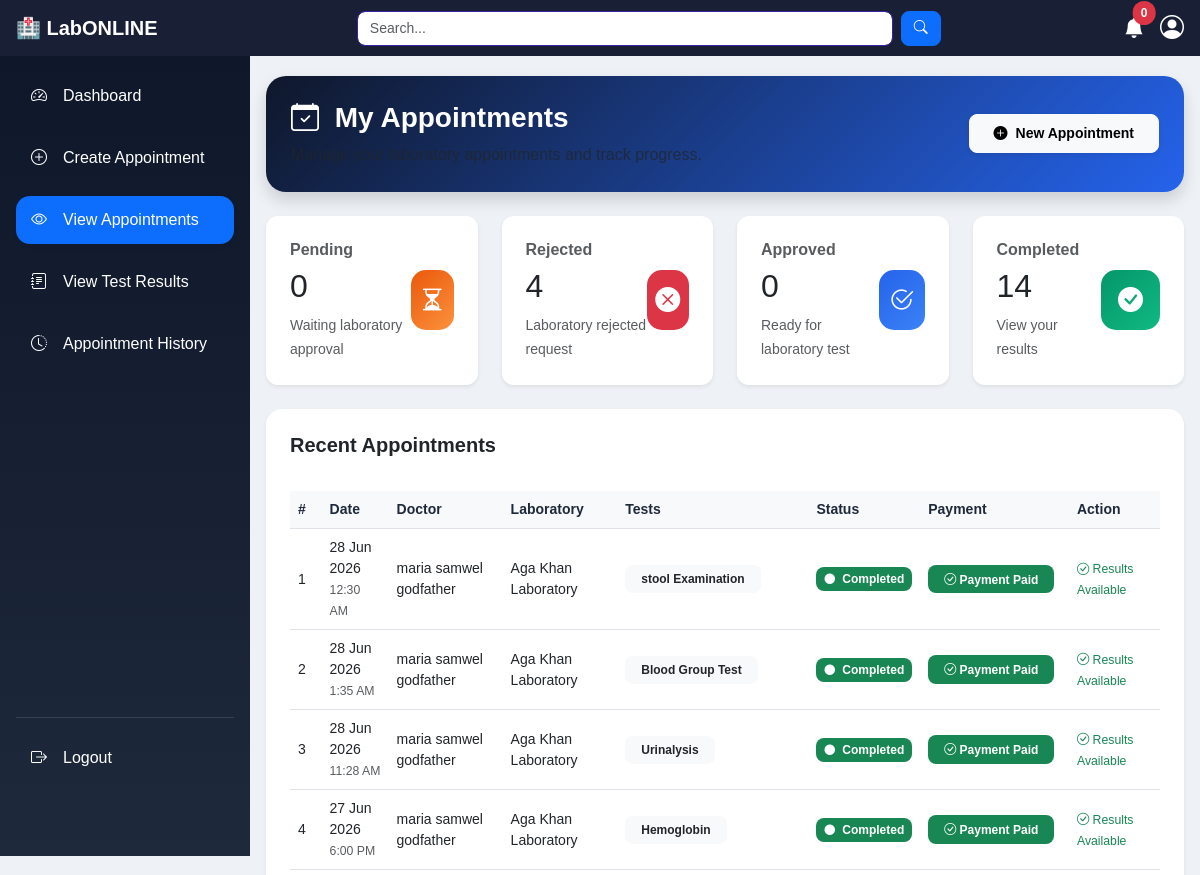
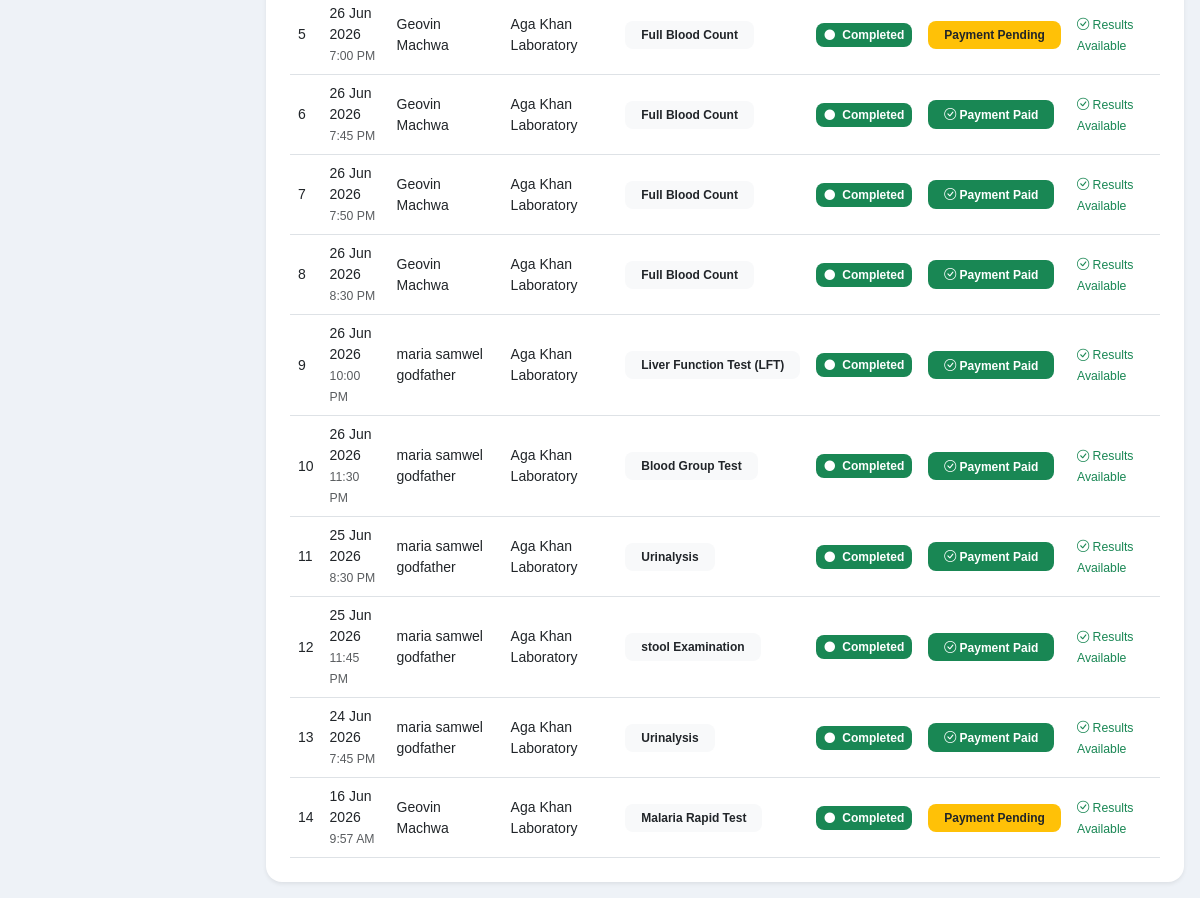
The app's page /patient/dashboard.php?page=view_appointments (signed in) with its own data (2 pictures, top to bottom).
### tables this page shows
CREATE TABLE `appointments` (
  `id` int(11) NOT NULL,
  `rebooked_from_id` int(11) DEFAULT NULL,
  `patient_id` int(11) DEFAULT NULL,
  `doctor_id` int(11) DEFAULT NULL,
  `laboratory_id` int(11) DEFAULT NULL,
  `appointment_date` date DEFAULT NULL,
  `appointment_time` time DEFAULT NULL,
  `type` enum('lab_test','consultation') DEFAULT NULL,
  `sample_collection` enum('home','lab') DEFAULT NULL,
  `address` text DEFAULT NULL,
  `notes` text DEFAULT NULL,
  `status` enum('pending','paid','approved','rejected','completed','cancelled') DEFAULT 'pending',
  `priority` enum('normal','urgent') NOT NULL DEFAULT 'normal',
  `created_at` timestamp NOT NULL DEFAULT current_timestamp(),
  `rejection_reason` text DEFAULT NULL
);

CREATE TABLE `users` (
  `id` int(11) NOT NULL,
  `full_name` varchar(100) NOT NULL,
  `email` varchar(100) NOT NULL,
  `phone_number` varchar(20) NOT NULL,
  `password` varchar(255) NOT NULL,
  `role` enum('admin','doctor','patient','labo') NOT NULL,
  `profile_image` varchar(255) NOT NULL DEFAULT 'assets/images/default.jpg',
  `status` enum('pending','active','inactive','blocked') DEFAULT 'pending',
  `last_login` timestamp NULL DEFAULT NULL,
  `created_at` timestamp NOT NULL DEFAULT current_timestamp(),
  `updated_at` timestamp NOT NULL DEFAULT current_timestamp() ON UPDATE current_timestamp()
);

CREATE TABLE `laboratories` (
  `id` int(11) NOT NULL,
  `labo_name` varchar(100) NOT NULL,
  `labo_address` text NOT NULL,
  `location` varchar(255) NOT NULL,
  `available_tests` text DEFAULT NULL,
  `user_id` int(11) NOT NULL
);

### patient/dashboard.php (called while the page is built, shortened)
<?php
include "../shared/layout.php";
?>

### includes/session_user.php (called while the page is built, shortened)
<?php
function getCurrentUserId(): int
{
    return (int) ($_SESSION['user_id'] ?? 0);
}

### repositories/AppointmentRepository.php (called while the page is built, shortened)
<?php
class AppointmentRepository
{
    private mysqli $conn;
    public function __construct(mysqli $conn)
    {
        $this->conn = $conn;
    }
    public function getByPatientId(int $patientUserId): array
{
    $stmt=$this->conn->prepare(
    "SELECT a.*,
    d.full_name AS doctor_name,
    l.labo_name,
    p.payment_status
    FROM appointments a
    LEFT JOIN users d
    ON d.id=a.doctor_id
    LEFT JOIN laboratories l
    ON l.id=a.laboratory_id
    LEFT JOIN payments p
    ON p.appointment_id=a.id
    WHERE a.patient_id=?
    AND NOT EXISTS (
        SELECT 1
        FROM appointments r
        WHERE r.rebooked_from_id = a.id
    )
    ORDER BY
    a.appointment_date DESC"
    );
    $stmt->bind_param(
        'i',
        $patientUserId
    );
    $stmt->execute();
    return $stmt->get_result()
    ->fetch_all(MYSQLI_ASSOC);
}
    public function countByPatientAndStatus(
        int $patientId,
        string $status
    ): int
    {
        $stmt=$this->conn->prepare(
            "SELECT COUNT(*) AS total
             FROM appointments
             WHERE patient_id=?
             AND status=?"
        );
        $stmt->bind_param(
            'is',
            $patientId,
            $status
        );
        $stmt->execute();
        $row=$stmt->get_result()->fetch_assoc();
        return (int)($row['total'] ?? 0);
    }
}

### includes/helpers.php (called while the page is built, shortened)
<?php
function e(?string $value): string
{
    return htmlspecialchars((string) $value, ENT_QUOTES, 'UTF-8');
}
function formatDate(?string $date): string
{
    return date('d M Y', strtotime($date));
}
function formatTime(?string $time): string
{
    return date('g:i A', strtotime($time));
}
function statusBadge(string $status): string
{
    $map = [
        'pending'   => 'bg-warning text-dark',
        'approved'  => 'bg-primary',
        'completed' => 'bg-success',
        'cancelled' => 'bg-secondary',
        'active'    => 'bg-success',
        'inactive'  => 'bg-secondary',
        'blocked'   => 'bg-danger',
        'uploaded'  => 'bg-info',
        'reviewed'  => 'bg-success',
    ];
    return $map[$status] ?? 'bg-secondary';
}

### repositories/LabTestRepository.php (called while the page is built, shortened)
<?php
class LabTestRepository
{
    private mysqli $conn;
    public function __construct(mysqli $conn)
    {
        $this->conn = $conn;
    }
    public function getNamesByAppointmentId(int $appointmentId): string
    {
        $sql = "SELECT GROUP_CONCAT(lt.test_name SEPARATOR ', ') AS names
                FROM appointment_tests at
                JOIN lab_tests lt ON lt.id = at.test_id
                WHERE at.appointment_id = ?";
        $stmt = $this->conn->prepare($sql);
        $stmt->bind_param('i', $appointmentId);
        $stmt->execute();
        $row = $stmt->get_result()->fetch_assoc();
        return $row['names'] ?? '-';
    }
}

### repositories/paymentRepository.php (called while the page is built, shortened)
<?php
class PaymentRepository
{
    private mysqli $conn;
    public function __construct(mysqli $conn)
    {
        $this->conn = $conn;
    }
    public function getByAppointmentId(int $appointmentId)
    {
        $sql = "
            SELECT *
            FROM payments
            WHERE appointment_id = ?
            LIMIT 1
        ";
        $stmt = $this->conn->prepare($sql);
        $stmt->bind_param(
            "i",
            $appointmentId
        );
        $stmt->execute();
        $result = $stmt->get_result();
        return $result->fetch_assoc();
    }
}

### patient/content/view_appointments.php (the view, shortened to what this page needs)
<?php
$appointmentRepo = new AppointmentRepository($conn);
$labTestRepo = new LabTestRepository($conn);
$paymentRepo = new PaymentRepository($conn);
$patientId = getCurrentUserId();
$appointments = $appointmentRepo->getByPatientId($patientId);
$pendingCount = $appointmentRepo->countByPatientAndStatus($patientId,'pending');
$approvedCount = $appointmentRepo->countByPatientAndStatus($patientId,'approved');
$completedCount = $appointmentRepo->countByPatientAndStatus($patientId,'completed');
$rejectedCount = $appointmentRepo->countByPatientAndStatus($patientId,'rejected');
?>
<div class="page-header shadow mb-4">
    <div class="d-flex justify-content-between align-items-center flex-wrap">
        <div>
            <h3>
                <i class="bi bi-calendar-check me-2"></i>
                My Appointments
            </h3>
            <p class="text-muted mb-0">
                Manage your laboratory appointments and track progress.
            </p>
        </div>
        <a href="?page=create_appointment"
            class="btn btn-light btn-lg px-4 py-2 shadow-sm fw-bold d-inline-flex align-items-center">
            <i class="bi bi-plus-circle-fill me-2"></i>
            New Appointment
        </a>
    </div>
</div>
<div class="row g-4 mb-4">
    <div class="col-md-3">
        <div class="card stats-card shadow-sm p-4">
            <div class="d-flex justify-content-between align-items-center">
                <div>
                    <h6 class="text-muted">
                        Pending
                    </h6>
                    <h2>
                        <?= $pendingCount ?>
                    </h2>
                    <small class="text-muted">
                        Waiting laboratory approval
                    </small>
                </div>
                <div class="icon-box bg-orange">
                    <i class="bi bi-hourglass-split"></i>
                </div>
            </div>
        </div>
    </div>
    <div class="col-md-3">
        <div class="card stats-card shadow-sm p-4">
            <div class="d-flex justify-content-between align-items-center">
                <div>
                    <h6 class="text-muted">
                        Rejected
                    </h6>
                    <h2>
                        <?= $rejectedCount ?>
                    </h2>
                    <small class="text-muted">
                        Laboratory rejected request
                    </small>
                </div>
                <div class="icon-box bg-danger">
                    <i class="bi bi-x-circle-fill"></i>
                </div>
            </div>
        </div>
    </div>
    <div class="col-md-3">
        <div class="card stats-card shadow-sm p-4">
            <div class="d-flex justify-content-between align-items-center">
                <div>
                    <h6 class="text-muted">
                        Approved
                    </h6>
                    <h2>
                        <?= $approvedCount ?>
                    </h2>
                    <small class="text-muted">
                        Ready for laboratory test
                    </small>
                </div>
                <div class="icon-box bg-blue">
                    <i class="bi bi-check2-circle"></i>
                </div>
            </div>
        </div>
    </div>
    <div class="col-md-3">
        <div class="card stats-card shadow-sm p-4">
            <div class="d-flex justify-content-between align-items-center">
                <div>
                    <h6 class="text-muted">
                        Completed
                    </h6>
                    <h2>
                        <?= $completedCount ?>
                    </h2>
                    <small class="text-muted">
                        View your results
                    </small>
                </div>
                <div class="icon-box bg-green">
                    <i class="bi bi-check-circle-fill"></i>
                </div>
            </div>
        </div>
    </div>
</div>
<div class="card table-card shadow-sm border-0 rounded-4 p-4">
    <div class="d-flex justify-content-between align-items-center mb-4">
        <h5>
            Recent Appointments
        </h5>
    </div>
    <div class="table-responsive">
        <table class="table align-middle table-hover">
            <thead>
                <tr>
                    <th>#</th>
                    <th>Date</th>
                    <th>Doctor</th>
                    <th>Laboratory</th>
                    <th>Tests</th>
                    <th>Status</th>
                    <th>Payment</th>
                    <th>Action</th>
                </tr>
            </thead>
            <tbody>
                <?php if(empty($appointments)): ?>
                <tr>
                    <td colspan="8" class="text-center text-muted py-5">
                        <i class="bi bi-calendar-x fs-1"></i>
                        <h5 class="mt-3">
                            No appointments yet
                        </h5>
                        <p>
                            Book your first laboratory test.
                        </p>
                    </td>
                </tr>
                <?php else: ?>
                <?php foreach($appointments as $i=>$row): ?>
                <?php
$payment = $paymentRepo->getByAppointmentId((int)$row['id']);
$paymentPaid =
$payment && $payment['payment_status']==='paid';
?>
                <tr>
                    <td>
                        <?= $i+1 ?>
                    </td>
                    <td>
                        <?= e(formatDate($row['appointment_date'])) ?>
                        <br>
                        <small class="text-muted">
                            <?= e(formatTime($row['appointment_time'])) ?>
                        </small>
                    </td>
                    <td>
                        <?= e($row['doctor_name'] ?? 'Not assigned') ?>
                    </td>
                    <td>
                        <?= e($row['labo_name'] ?? '-') ?>
                    </td>
                    <td>
                        <span class="badge bg-light text-dark px-3 py-2">
                            <?= e(
$labTestRepo->getNamesByAppointmentId((int)$row['id'])
) ?>
                        </span>
                    </td>
                    <td>
                        <span class="badge <?= statusBadge($row['status']) ?>">
                            <i class="bi bi-circle-fill me-1 small"></i>
                            <?= e(ucfirst($row['status'])) ?>
                        </span>
                    </td>
                    <td>
                        <?php if($paymentPaid): ?>
                        <span class="badge bg-success px-3 py-2">
                            <i class="bi bi-check-circle"></i>
                            Payment Paid
                        </span>
                        <?php else: ?>
                        <span class="badge bg-warning text-dark px-3 py-2">
                            Payment Pending
                        </span>
                        <?php endif; ?>
                    </td>
                    <td>
                        <?php if($row['status']==='pending' && !$paymentPaid): ?>
                        <a href="../actions/patient/process_payment.php?id=<?= $row['id'] ?>"
                            class="btn btn-success btn-sm">
                            <i class="bi bi-credit-card"></i>
                            Pay Now
                        </a>
                        <?php elseif($row['status']==='approved'): ?> <span class="text-success small">
                            <i class="bi bi-check-circle"></i>
                            Approved - Visit Laboratory
                        </span>
                        <?php elseif($row['status']==='completed'): ?>
                        <span class="text-success small">
                            <i class="bi bi-check-circle"></i>
                            Results Available
                        </span>
                        <?php endif; ?>
                    </td>
                </tr>
                <?php endforeach; ?>
                <?php endif; ?>
            </tbody>
        </table>
    </div>
</div>

### assets/css/generaldashboard.css (style rules this page uses)
body { background-color: #f4f6f9; }

### assets/css/patientappointment.css (style rules this page uses)
.icon-box { width: 45px; height: 45px; background: rgba(39, 8, 110, 0.15); color: #36078d; }

### assets/css/patienthome.css (style rules this page uses)
body { background:#eef2f7; }
.icon-box { width:60px; height:60px; border-radius:16px; display:flex; align-items:center; justify-content:center; color:white; font-size:24px; }

### assets/css/patientviewappointment.css (style rules this page uses)
body { background:#f1f5f9; }
.page-header { background: linear-gradient(135deg,#0f172a,#2563eb); border-radius:20px; padding:25px; color:white; }
.page-header h3 { font-weight:700; }
.stats-card { border:none; border-radius:18px; transition:0.3s; }
.icon-box { width:60px; height:60px; border-radius:15px; display:flex; align-items:center; justify-content:center; color:white; font-size:25px; }
.bg-blue { background:linear-gradient(135deg,#2563eb,#3b82f6); }
.bg-green { background:linear-gradient(135deg,#059669,#10b981); }
.bg-orange { background:linear-gradient(135deg,#ea580c,#fb923c); }
.table-card { border:none; border-radius:20px; }
.table thead { background:#eff6ff; }
.table th { color:#1e293b; }
.table td { vertical-align:middle; }
.badge { padding:8px 14px; border-radius:20px; font-size:13px; }

### assets/css/patienthistory.css (style rules this page uses)
body { background:#f4f7fb; }
.card { border-radius:12px; }
.btn { border-radius:8px; }
.badge { padding:6px 10px; border-radius:8px; }

### assets/css/doctorhome.css (style rules this page uses)
body { background:#f1f5f9; font-family:Arial, Helvetica, sans-serif; }
.page-header { background: linear-gradient(135deg,#0f172a,#2563eb); }
.table tbody tr { transition:.3s ease; }

### assets/css/viewpatientslist.css (style rules this page uses)
body { background:#f4f7fb; font-family:Arial, Helvetica, sans-serif; }
.card { transition:.3s ease; border-radius:18px; }

### assets/css/labohome.css (style rules this page uses)
body { background: #eef2f7; font-family: Arial, Helvetica, sans-serif; }
h4, h5, h6 { font-weight: 600; }
.card { border-radius: 12px; border: none; }
.card h5 { margin-bottom: 10px; }
.table { margin-bottom: 0; font-size: 14px; }
.table thead th { background: #f8f9fa; font-weight: 600; border-bottom: 1px solid #dee2e6; }
.table td { vertical-align: middle; }
.badge { font-size: 12px; padding: 6px 8px; border-radius: 8px; }
.btn { border-radius: 8px; font-size: 14px; padding: 6px 12px; }

### records on screen
appointments: appointment_date "28 Jun 2026", appointment_time "12:30 AM", doctor.full_name "maria samwel godfather", laboratory.labo_name "Aga Khan Laboratory", NamesByAppointmentId "stool Examination", status "Completed", shows "Payment Paid", shows "Results Available"
appointments: appointment_date "28 Jun 2026", appointment_time "1:35 AM", doctor.full_name "maria samwel godfather", laboratory.labo_name "Aga Khan Laboratory", NamesByAppointmentId "Blood Group Test", status "Completed", shows "Payment Paid", shows "Results Available"
appointments: appointment_date "28 Jun 2026", appointment_time "11:28 AM", doctor.full_name "maria samwel godfather", laboratory.labo_name "Aga Khan Laboratory", NamesByAppointmentId "Urinalysis", status "Completed", shows "Payment Paid", shows "Results Available"
appointments: appointment_date "27 Jun 2026", appointment_time "6:00 PM", doctor.full_name "maria samwel godfather", laboratory.labo_name "Aga Khan Laboratory", NamesByAppointmentId "Hemoglobin", status "Completed", shows "Payment Paid", shows "Results Available"
appointments: appointment_date "26 Jun 2026", appointment_time "7:00 PM", doctor.full_name "Geovin Machwa", laboratory.labo_name "Aga Khan Laboratory", NamesByAppointmentId "Full Blood Count", status "Completed", shows "Payment Pending", shows "Results Available"
appointments: appointment_date "26 Jun 2026", appointment_time "7:45 PM", doctor.full_name "Geovin Machwa", laboratory.labo_name "Aga Khan Laboratory", NamesByAppointmentId "Full Blood Count", status "Completed", shows "Payment Paid", shows "Results Available"
appointments: appointment_date "26 Jun 2026", appointment_time "7:50 PM", doctor.full_name "Geovin Machwa", laboratory.labo_name "Aga Khan Laboratory", NamesByAppointmentId "Full Blood Count", status "Completed", shows "Payment Paid", shows "Results Available"
appointments: appointment_date "26 Jun 2026", appointment_time "8:30 PM", doctor.full_name "Geovin Machwa", laboratory.labo_name "Aga Khan Laboratory", NamesByAppointmentId "Full Blood Count", status "Completed", shows "Payment Paid", shows "Results Available"
appointments: appointment_date "26 Jun 2026", appointment_time "10:00 PM", doctor.full_name "maria samwel godfather", laboratory.labo_name "Aga Khan Laboratory", NamesByAppointmentId "Liver Function Test (LFT)", status "Completed", shows "Payment Paid", shows "Results Available"
appointments: appointment_date "26 Jun 2026", appointment_time "11:30 PM", doctor.full_name "maria samwel godfather", laboratory.labo_name "Aga Khan Laboratory", NamesByAppointmentId "Blood Group Test", status "Completed", shows "Payment Paid", shows "Results Available"
appointments: appointment_date "25 Jun 2026", appointment_time "8:30 PM", doctor.full_name "maria samwel godfather", laboratory.labo_name "Aga Khan Laboratory", NamesByAppointmentId "Urinalysis", status "Completed", shows "Payment Paid", shows "Results Available"
appointments: appointment_date "25 Jun 2026", appointment_time "11:45 PM", doctor.full_name "maria samwel godfather", laboratory.labo_name "Aga Khan Laboratory", NamesByAppointmentId "stool Examination", status "Completed", shows "Payment Paid", shows "Results Available"
appointments: appointment_date "24 Jun 2026", appointment_time "7:45 PM", doctor.full_name "maria samwel godfather", laboratory.labo_name "Aga Khan Laboratory", NamesByAppointmentId "Urinalysis", status "Completed", shows "Payment Paid", shows "Results Available"
appointments: appointment_date "16 Jun 2026", appointment_time "9:57 AM", doctor.full_name "Geovin Machwa", laboratory.labo_name "Aga Khan Laboratory", NamesByAppointmentId "Malaria Rapid Test", status "Completed", shows "Payment Pending", shows "Results Available"

### other values on screen
$notification_count "0"
$pendingCount "0"
$rejectedCount "4"
$approvedCount "0"
$completedCount "14"
